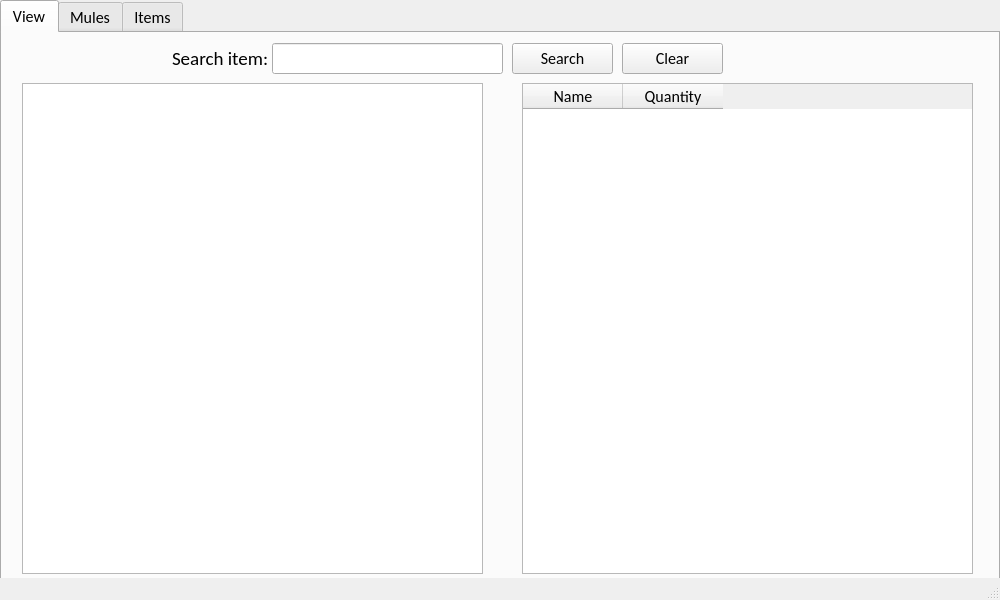
<?xml version="1.0" encoding="UTF-8"?>
<ui version="4.0">
 <class>MainWindow</class>
 <widget class="QMainWindow" name="MainWindow">
  <property name="geometry">
   <rect>
    <x>0</x>
    <y>0</y>
    <width>1000</width>
    <height>600</height>
   </rect>
  </property>
  <property name="sizePolicy">
   <sizepolicy hsizetype="Fixed" vsizetype="Fixed">
    <horstretch>0</horstretch>
    <verstretch>0</verstretch>
   </sizepolicy>
  </property>
  <property name="windowTitle">
   <string>Diablo Mule Manager</string>
  </property>
  <widget class="QWidget" name="centralWidget">
   <property name="sizePolicy">
    <sizepolicy hsizetype="Fixed" vsizetype="Fixed">
     <horstretch>0</horstretch>
     <verstretch>0</verstretch>
    </sizepolicy>
   </property>
   <widget class="QTabWidget" name="tabWidget">
    <property name="geometry">
     <rect>
      <x>0</x>
      <y>0</y>
      <width>1000</width>
      <height>580</height>
     </rect>
    </property>
    <property name="font">
     <font>
      <family>Calibri</family>
      <pointsize>12</pointsize>
      <weight>50</weight>
      <bold>false</bold>
     </font>
    </property>
    <property name="currentIndex">
     <number>0</number>
    </property>
    <widget class="QWidget" name="tab_1">
     <attribute name="title">
      <string>View</string>
     </attribute>
     <widget class="QWidget" name="view_tab" native="true">
      <property name="geometry">
       <rect>
        <x>0</x>
        <y>0</y>
        <width>1000</width>
        <height>550</height>
       </rect>
      </property>
      <widget class="QTreeView" name="muleItemTreeView">
       <property name="geometry">
        <rect>
         <x>20</x>
         <y>50</y>
         <width>461</width>
         <height>491</height>
        </rect>
       </property>
       <property name="wordWrap">
        <bool>false</bool>
       </property>
       <attribute name="headerVisible">
        <bool>true</bool>
       </attribute>
      </widget>
      <widget class="QTableWidget" name="muleItemViewTableWidget">
       <property name="geometry">
        <rect>
         <x>520</x>
         <y>50</y>
         <width>451</width>
         <height>491</height>
        </rect>
       </property>
       <property name="sizePolicy">
        <sizepolicy hsizetype="Maximum" vsizetype="Expanding">
         <horstretch>0</horstretch>
         <verstretch>0</verstretch>
        </sizepolicy>
       </property>
       <property name="editTriggers">
        <set>QAbstractItemView::NoEditTriggers</set>
       </property>
       <property name="dragDropOverwriteMode">
        <bool>false</bool>
       </property>
       <property name="showGrid">
        <bool>true</bool>
       </property>
       <property name="gridStyle">
        <enum>Qt::SolidLine</enum>
       </property>
       <property name="sortingEnabled">
        <bool>true</bool>
       </property>
       <property name="cornerButtonEnabled">
        <bool>false</bool>
       </property>
       <property name="columnCount">
        <number>2</number>
       </property>
       <attribute name="verticalHeaderVisible">
        <bool>false</bool>
       </attribute>
       <column>
        <property name="text">
         <string notr="true">Name</string>
        </property>
        <property name="toolTip">
         <string notr="true"/>
        </property>
        <property name="whatsThis">
         <string notr="true"/>
        </property>
        <property name="font">
         <font>
          <family>Calibri</family>
          <pointsize>12</pointsize>
         </font>
        </property>
       </column>
       <column>
        <property name="text">
         <string notr="true">Quantity</string>
        </property>
        <property name="toolTip">
         <string notr="true"/>
        </property>
        <property name="whatsThis">
         <string notr="true"/>
        </property>
        <property name="font">
         <font>
          <family>Calibri</family>
          <pointsize>12</pointsize>
         </font>
        </property>
       </column>
      </widget>
      <widget class="QLabel" name="label_13">
       <property name="geometry">
        <rect>
         <x>170</x>
         <y>10</y>
         <width>101</width>
         <height>31</height>
        </rect>
       </property>
       <property name="font">
        <font>
         <family>Calibri</family>
         <pointsize>14</pointsize>
         <weight>50</weight>
         <bold>false</bold>
        </font>
       </property>
       <property name="text">
        <string>Search item:</string>
       </property>
      </widget>
      <widget class="QLineEdit" name="searchItemLineEdit">
       <property name="geometry">
        <rect>
         <x>270</x>
         <y>10</y>
         <width>231</width>
         <height>31</height>
        </rect>
       </property>
       <property name="font">
        <font>
         <family>Calibri</family>
         <pointsize>12</pointsize>
         <weight>50</weight>
         <bold>false</bold>
        </font>
       </property>
      </widget>
      <widget class="QPushButton" name="searchItemButton">
       <property name="geometry">
        <rect>
         <x>510</x>
         <y>10</y>
         <width>101</width>
         <height>31</height>
        </rect>
       </property>
       <property name="font">
        <font>
         <family>Calibri</family>
         <pointsize>12</pointsize>
         <weight>50</weight>
         <bold>false</bold>
        </font>
       </property>
       <property name="text">
        <string>Search</string>
       </property>
      </widget>
      <widget class="QPushButton" name="clearSearchItemButton">
       <property name="geometry">
        <rect>
         <x>620</x>
         <y>10</y>
         <width>101</width>
         <height>31</height>
        </rect>
       </property>
       <property name="font">
        <font>
         <family>Calibri</family>
         <pointsize>12</pointsize>
         <weight>50</weight>
         <bold>false</bold>
        </font>
       </property>
       <property name="text">
        <string>Clear</string>
       </property>
      </widget>
     </widget>
    </widget>
    <widget class="QWidget" name="tab_2">
     <attribute name="title">
      <string>Mules</string>
     </attribute>
     <widget class="QWidget" name="mules_tab" native="true">
      <property name="geometry">
       <rect>
        <x>0</x>
        <y>0</y>
        <width>1000</width>
        <height>550</height>
       </rect>
      </property>
      <widget class="QPushButton" name="deleteMuleButton">
       <property name="geometry">
        <rect>
         <x>230</x>
         <y>130</y>
         <width>101</width>
         <height>31</height>
        </rect>
       </property>
       <property name="font">
        <font>
         <family>Calibri</family>
         <pointsize>12</pointsize>
         <weight>50</weight>
         <bold>false</bold>
        </font>
       </property>
       <property name="text">
        <string>Delete</string>
       </property>
      </widget>
      <widget class="QPushButton" name="saveMulesButton">
       <property name="geometry">
        <rect>
         <x>100</x>
         <y>130</y>
         <width>101</width>
         <height>31</height>
        </rect>
       </property>
       <property name="font">
        <font>
         <family>Calibri</family>
         <pointsize>12</pointsize>
         <weight>50</weight>
         <bold>false</bold>
        </font>
       </property>
       <property name="text">
        <string>Save</string>
       </property>
      </widget>
      <widget class="QLineEdit" name="muleNameLineEdit">
       <property name="geometry">
        <rect>
         <x>100</x>
         <y>80</y>
         <width>231</width>
         <height>31</height>
        </rect>
       </property>
       <property name="font">
        <font>
         <family>Calibri</family>
         <pointsize>12</pointsize>
         <weight>50</weight>
         <bold>false</bold>
        </font>
       </property>
      </widget>
      <widget class="QLabel" name="label">
       <property name="geometry">
        <rect>
         <x>40</x>
         <y>85</y>
         <width>49</width>
         <height>21</height>
        </rect>
       </property>
       <property name="font">
        <font>
         <family>Calibri</family>
         <pointsize>14</pointsize>
         <weight>50</weight>
         <bold>false</bold>
        </font>
       </property>
       <property name="text">
        <string>Name:</string>
       </property>
      </widget>
      <widget class="QScrollArea" name="scrollArea_2">
       <property name="geometry">
        <rect>
         <x>100</x>
         <y>180</y>
         <width>431</width>
         <height>311</height>
        </rect>
       </property>
       <property name="widgetResizable">
        <bool>true</bool>
       </property>
       <widget class="QWidget" name="scrollAreaWidgetContents_2">
        <property name="geometry">
         <rect>
          <x>0</x>
          <y>0</y>
          <width>429</width>
          <height>309</height>
         </rect>
        </property>
        <widget class="QListWidget" name="muleItemsListWidget">
         <property name="geometry">
          <rect>
           <x>0</x>
           <y>0</y>
           <width>429</width>
           <height>309</height>
          </rect>
         </property>
        </widget>
       </widget>
      </widget>
      <widget class="QComboBox" name="muleComboBox">
       <property name="geometry">
        <rect>
         <x>100</x>
         <y>30</y>
         <width>231</width>
         <height>31</height>
        </rect>
       </property>
       <property name="font">
        <font>
         <family>Calibri</family>
         <pointsize>12</pointsize>
         <weight>50</weight>
         <bold>false</bold>
        </font>
       </property>
      </widget>
      <widget class="QPushButton" name="addMuleItemButton">
       <property name="geometry">
        <rect>
         <x>470</x>
         <y>130</y>
         <width>91</width>
         <height>31</height>
        </rect>
       </property>
       <property name="text">
        <string>Add</string>
       </property>
      </widget>
      <widget class="QPushButton" name="removeMuleItemButton">
       <property name="geometry">
        <rect>
         <x>100</x>
         <y>500</y>
         <width>91</width>
         <height>31</height>
        </rect>
       </property>
       <property name="text">
        <string>Remove</string>
       </property>
      </widget>
      <widget class="QLabel" name="label_3">
       <property name="geometry">
        <rect>
         <x>40</x>
         <y>190</y>
         <width>49</width>
         <height>16</height>
        </rect>
       </property>
       <property name="font">
        <font>
         <family>Calibri</family>
         <pointsize>14</pointsize>
         <weight>50</weight>
         <bold>false</bold>
        </font>
       </property>
       <property name="text">
        <string>Items:</string>
       </property>
      </widget>
      <widget class="QLabel" name="label_4">
       <property name="geometry">
        <rect>
         <x>360</x>
         <y>80</y>
         <width>101</width>
         <height>31</height>
        </rect>
       </property>
       <property name="font">
        <font>
         <family>Calibri</family>
         <pointsize>14</pointsize>
         <weight>50</weight>
         <bold>false</bold>
        </font>
       </property>
       <property name="text">
        <string>Choose item:</string>
       </property>
      </widget>
      <widget class="QComboBox" name="chooseItemComboBox">
       <property name="geometry">
        <rect>
         <x>470</x>
         <y>80</y>
         <width>231</width>
         <height>31</height>
        </rect>
       </property>
       <property name="font">
        <font>
         <family>Calibri</family>
         <pointsize>12</pointsize>
         <weight>50</weight>
         <bold>false</bold>
        </font>
       </property>
      </widget>
      <widget class="QLabel" name="label_5">
       <property name="geometry">
        <rect>
         <x>38</x>
         <y>30</y>
         <width>51</width>
         <height>31</height>
        </rect>
       </property>
       <property name="font">
        <font>
         <family>Calibri</family>
         <pointsize>14</pointsize>
         <weight>50</weight>
         <bold>false</bold>
        </font>
       </property>
       <property name="text">
        <string>Mules:</string>
       </property>
      </widget>
      <widget class="QLabel" name="label_6">
       <property name="geometry">
        <rect>
         <x>810</x>
         <y>170</y>
         <width>81</width>
         <height>21</height>
        </rect>
       </property>
       <property name="font">
        <font>
         <family>Calibri</family>
         <pointsize>14</pointsize>
         <weight>50</weight>
         <bold>false</bold>
        </font>
       </property>
       <property name="text">
        <string>Edit item</string>
       </property>
      </widget>
      <widget class="QLineEdit" name="editItemDescriptionLineEdit">
       <property name="geometry">
        <rect>
         <x>730</x>
         <y>260</y>
         <width>231</width>
         <height>31</height>
        </rect>
       </property>
       <property name="font">
        <font>
         <family>Calibri</family>
         <pointsize>12</pointsize>
         <weight>50</weight>
         <bold>false</bold>
        </font>
       </property>
      </widget>
      <widget class="QLineEdit" name="editItemNoteLineEdit">
       <property name="geometry">
        <rect>
         <x>730</x>
         <y>310</y>
         <width>231</width>
         <height>31</height>
        </rect>
       </property>
       <property name="font">
        <font>
         <family>Calibri</family>
         <pointsize>12</pointsize>
         <weight>50</weight>
         <bold>false</bold>
        </font>
       </property>
      </widget>
      <widget class="QLineEdit" name="editItemQuantityLineEdit">
       <property name="geometry">
        <rect>
         <x>730</x>
         <y>360</y>
         <width>231</width>
         <height>31</height>
        </rect>
       </property>
       <property name="font">
        <font>
         <family>Calibri</family>
         <pointsize>12</pointsize>
         <weight>50</weight>
         <bold>false</bold>
        </font>
       </property>
      </widget>
      <widget class="QLabel" name="label_7">
       <property name="geometry">
        <rect>
         <x>668</x>
         <y>210</y>
         <width>51</width>
         <height>31</height>
        </rect>
       </property>
       <property name="font">
        <font>
         <family>Calibri</family>
         <pointsize>14</pointsize>
         <weight>50</weight>
         <bold>false</bold>
        </font>
       </property>
       <property name="text">
        <string>Name:</string>
       </property>
      </widget>
      <widget class="QLabel" name="label_8">
       <property name="geometry">
        <rect>
         <x>620</x>
         <y>260</y>
         <width>101</width>
         <height>31</height>
        </rect>
       </property>
       <property name="font">
        <font>
         <family>Calibri</family>
         <pointsize>14</pointsize>
         <weight>50</weight>
         <bold>false</bold>
        </font>
       </property>
       <property name="text">
        <string> Description:</string>
       </property>
      </widget>
      <widget class="QLabel" name="label_9">
       <property name="geometry">
        <rect>
         <x>670</x>
         <y>310</y>
         <width>51</width>
         <height>31</height>
        </rect>
       </property>
       <property name="font">
        <font>
         <family>Calibri</family>
         <pointsize>14</pointsize>
         <weight>50</weight>
         <bold>false</bold>
        </font>
       </property>
       <property name="text">
        <string> Note:</string>
       </property>
      </widget>
      <widget class="QLabel" name="label_10">
       <property name="geometry">
        <rect>
         <x>640</x>
         <y>360</y>
         <width>81</width>
         <height>31</height>
        </rect>
       </property>
       <property name="font">
        <font>
         <family>Calibri</family>
         <pointsize>14</pointsize>
         <weight>50</weight>
         <bold>false</bold>
        </font>
       </property>
       <property name="text">
        <string> Quantity:</string>
       </property>
      </widget>
      <widget class="QLabel" name="editItemNameLabel">
       <property name="geometry">
        <rect>
         <x>730</x>
         <y>210</y>
         <width>231</width>
         <height>31</height>
        </rect>
       </property>
       <property name="sizePolicy">
        <sizepolicy hsizetype="Expanding" vsizetype="Fixed">
         <horstretch>0</horstretch>
         <verstretch>0</verstretch>
        </sizepolicy>
       </property>
       <property name="text">
        <string/>
       </property>
      </widget>
     </widget>
    </widget>
    <widget class="QWidget" name="tab_3">
     <property name="font">
      <font>
       <family>Calibri</family>
       <pointsize>10</pointsize>
       <weight>50</weight>
       <bold>false</bold>
      </font>
     </property>
     <attribute name="title">
      <string>Items</string>
     </attribute>
     <widget class="QWidget" name="itemsTab" native="true">
      <property name="geometry">
       <rect>
        <x>0</x>
        <y>0</y>
        <width>1000</width>
        <height>550</height>
       </rect>
      </property>
      <widget class="QLabel" name="label_2">
       <property name="geometry">
        <rect>
         <x>30</x>
         <y>80</y>
         <width>51</width>
         <height>31</height>
        </rect>
       </property>
       <property name="font">
        <font>
         <family>Calibri</family>
         <pointsize>14</pointsize>
         <weight>50</weight>
         <bold>false</bold>
        </font>
       </property>
       <property name="text">
        <string>Name:</string>
       </property>
      </widget>
      <widget class="QLineEdit" name="newItemLineEdit">
       <property name="geometry">
        <rect>
         <x>90</x>
         <y>80</y>
         <width>141</width>
         <height>31</height>
        </rect>
       </property>
       <property name="font">
        <font>
         <family>Calibri</family>
         <pointsize>12</pointsize>
         <weight>50</weight>
         <bold>false</bold>
        </font>
       </property>
      </widget>
      <widget class="QPushButton" name="saveItemsButton">
       <property name="geometry">
        <rect>
         <x>420</x>
         <y>80</y>
         <width>101</width>
         <height>31</height>
        </rect>
       </property>
       <property name="font">
        <font>
         <family>Calibri</family>
         <pointsize>12</pointsize>
         <weight>50</weight>
         <bold>false</bold>
        </font>
       </property>
       <property name="text">
        <string>Save</string>
       </property>
      </widget>
      <widget class="QPushButton" name="deleteItemButton">
       <property name="geometry">
        <rect>
         <x>420</x>
         <y>120</y>
         <width>101</width>
         <height>31</height>
        </rect>
       </property>
       <property name="font">
        <font>
         <family>Calibri</family>
         <pointsize>12</pointsize>
         <weight>50</weight>
         <bold>false</bold>
        </font>
       </property>
       <property name="text">
        <string>Delete</string>
       </property>
      </widget>
      <widget class="QScrollArea" name="scrollArea">
       <property name="geometry">
        <rect>
         <x>540</x>
         <y>20</y>
         <width>431</width>
         <height>511</height>
        </rect>
       </property>
       <property name="widgetResizable">
        <bool>true</bool>
       </property>
       <widget class="QWidget" name="scrollAreaWidgetContents">
        <property name="geometry">
         <rect>
          <x>0</x>
          <y>0</y>
          <width>429</width>
          <height>509</height>
         </rect>
        </property>
        <widget class="QListWidget" name="itemListWidget">
         <property name="geometry">
          <rect>
           <x>0</x>
           <y>0</y>
           <width>429</width>
           <height>509</height>
          </rect>
         </property>
         <property name="font">
          <font>
           <family>Calibri</family>
           <pointsize>12</pointsize>
           <weight>50</weight>
           <bold>false</bold>
          </font>
         </property>
        </widget>
       </widget>
      </widget>
      <widget class="QPushButton" name="addItemButton">
       <property name="geometry">
        <rect>
         <x>90</x>
         <y>120</y>
         <width>91</width>
         <height>31</height>
        </rect>
       </property>
       <property name="font">
        <font>
         <family>Calibri</family>
         <pointsize>12</pointsize>
         <weight>50</weight>
         <bold>false</bold>
        </font>
       </property>
       <property name="text">
        <string>Add</string>
       </property>
      </widget>
      <widget class="QLabel" name="label_11">
       <property name="geometry">
        <rect>
         <x>30</x>
         <y>220</y>
         <width>51</width>
         <height>31</height>
        </rect>
       </property>
       <property name="font">
        <font>
         <family>Calibri</family>
         <pointsize>14</pointsize>
         <weight>50</weight>
         <bold>false</bold>
        </font>
       </property>
       <property name="text">
        <string>Name:</string>
       </property>
      </widget>
      <widget class="QLineEdit" name="editItemLineEdit">
       <property name="geometry">
        <rect>
         <x>90</x>
         <y>220</y>
         <width>141</width>
         <height>31</height>
        </rect>
       </property>
       <property name="font">
        <font>
         <family>Calibri</family>
         <pointsize>12</pointsize>
         <weight>50</weight>
         <bold>false</bold>
        </font>
       </property>
      </widget>
      <widget class="QPushButton" name="editItemButton">
       <property name="geometry">
        <rect>
         <x>90</x>
         <y>260</y>
         <width>91</width>
         <height>31</height>
        </rect>
       </property>
       <property name="font">
        <font>
         <family>Calibri</family>
         <pointsize>12</pointsize>
         <weight>50</weight>
         <bold>false</bold>
        </font>
       </property>
       <property name="text">
        <string>Edit</string>
       </property>
      </widget>
     </widget>
    </widget>
   </widget>
  </widget>
  <widget class="QStatusBar" name="statusBar">
   <property name="sizePolicy">
    <sizepolicy hsizetype="Expanding" vsizetype="Expanding">
     <horstretch>0</horstretch>
     <verstretch>0</verstretch>
    </sizepolicy>
   </property>
   <property name="palette">
    <palette>
     <active>
      <colorrole role="Text">
       <brush brushstyle="SolidPattern">
        <color alpha="255">
         <red>255</red>
         <green>0</green>
         <blue>0</blue>
        </color>
       </brush>
      </colorrole>
      <colorrole role="PlaceholderText">
       <brush brushstyle="SolidPattern">
        <color alpha="128">
         <red>255</red>
         <green>0</green>
         <blue>0</blue>
        </color>
       </brush>
      </colorrole>
     </active>
     <inactive>
      <colorrole role="Text">
       <brush brushstyle="SolidPattern">
        <color alpha="255">
         <red>255</red>
         <green>0</green>
         <blue>0</blue>
        </color>
       </brush>
      </colorrole>
      <colorrole role="PlaceholderText">
       <brush brushstyle="SolidPattern">
        <color alpha="128">
         <red>255</red>
         <green>0</green>
         <blue>0</blue>
        </color>
       </brush>
      </colorrole>
     </inactive>
     <disabled>
      <colorrole role="Text">
       <brush brushstyle="SolidPattern">
        <color alpha="255">
         <red>120</red>
         <green>120</green>
         <blue>120</blue>
        </color>
       </brush>
      </colorrole>
      <colorrole role="PlaceholderText">
       <brush brushstyle="SolidPattern">
        <color alpha="128">
         <red>0</red>
         <green>0</green>
         <blue>0</blue>
        </color>
       </brush>
      </colorrole>
     </disabled>
    </palette>
   </property>
   <property name="font">
    <font>
     <family>Calibri</family>
     <pointsize>10</pointsize>
     <weight>75</weight>
     <bold>true</bold>
    </font>
   </property>
  </widget>
 </widget>
 <resources/>
 <connections/>
</ui>
